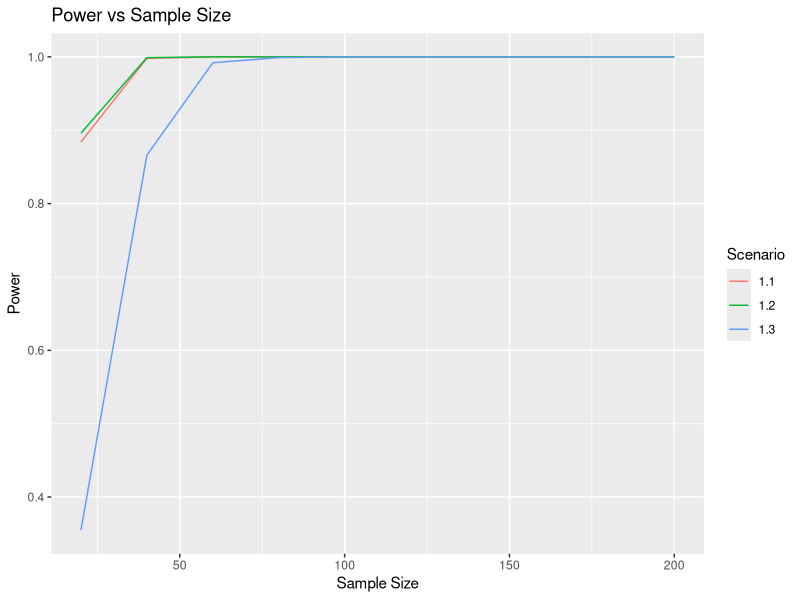

This chart was generated by the following R code:
## ---- chunk 1
knitr::opts_chunk$set(include = FALSE, message = FALSE, warning = FALSE )

knitr::knit_engines$set(problem_description = function(options) {
  code <- paste(options$code, collapse = "\n")
})

knitr::opts_chunk$set(tidy.opts = list(width.cutoff = 60), tidy = TRUE)
## ---- chunk 2
library(data.table)
library(sandwich)
library(lmtest)

library(ggplot2)
library(knitr)

library(formatR)
## ---- chunk 3

library(data.table)
library(magrittr)

d <- fread('practice_data/power_analysis_data.csv')
## ---- chunk 4
# Scenario #1.1: Different sample sizes, 50/50 split for control and treatment
size_to_sample_11 <- seq(20, 200, by = 20)

power_values_11 <- rep(NA, length(size_to_sample_11)) 

for(per in 1:length(size_to_sample_11)){
  t_test_p_values <- rep(NA, 1000) 
  for(i in 1:1000){
    d_treat = d[d$treament_control == 1]
    d_cont = d[d$treament_control == 0]
  
    d_comb = rbind(d_treat[sample(nrow(d_treat), size = size_to_sample_11[per]/2, replace = TRUE), ],
                 d_cont[sample(nrow(d_cont), size = size_to_sample_11[per]/2, replace = TRUE), ])
  
    t_test_ten_people <- d_comb[, t.test(avg_score ~ treament_control)]
    
    t_test_p_values[i] = t_test_ten_people$p.value
  }
  power_values_11[per] <- mean(t_test_p_values < 0.05)
  }

## ---- chunk 5
# Scenario #1.2: Different sample sizes, 50/50 split for control and treatment, decreased average of treatment effect 

d$avg_score_dec = d$avg_score - 0.05

size_to_sample_12 <- seq(20, 200, by = 20)

power_values_12 <- rep(NA, length(size_to_sample_12)) 

for(per in 1:length(size_to_sample_12)){
  t_test_p_values <- rep(NA, 1000) 
  for(i in 1:1000){
    d_treat = d[d$treament_control == 1]
    d_cont = d[d$treament_control == 0]
  
    d_comb = rbind(d_treat[sample(nrow(d_treat), size = size_to_sample_12[per]/2, replace = TRUE), ],
                 d_cont[sample(nrow(d_cont), size = size_to_sample_12[per]/2, replace = TRUE), ])
  
    t_test_ten_people <- d_comb[, t.test(avg_score_dec ~ treament_control)]
    
    t_test_p_values[i] = t_test_ten_people$p.value
  }
  power_values_12[per] <- mean(t_test_p_values < 0.05)
  }
## ---- chunk 6
# Scenario #1.3: Different sample sizes, 20/80 split for control and treatment
size_to_sample_13 <- seq(20, 200, by = 20)

power_values_13 <- rep(NA, length(size_to_sample_13)) 

for(per in 1:length(size_to_sample_13)){
  t_test_p_values <- rep(NA, 1000) 
  for(i in 1:1000){
    d_treat = d[d$treament_control == 1]
    d_cont = d[d$treament_control == 0]
  
    d_comb = rbind(d_treat[sample(nrow(d_treat), size = ceiling(size_to_sample_13[per]*.80), replace = TRUE), ],
                 d_cont[sample(nrow(d_cont), size = ceiling(size_to_sample_13[per]*.20), replace = TRUE), ])
  
    t_test_ten_people <- d_comb[, t.test(avg_score ~ treament_control)]
    
    t_test_p_values[i] = t_test_ten_people$p.value
  }
  power_values_13[per] <- mean(t_test_p_values < 0.05)
  }
## ---- chunk 7
# Creating data frames for each scenario for plotting purposes
df1 = data.frame(size_to_sample_11, power_values_11)
df2 = data.frame(size_to_sample_12, power_values_12) 
df3 = data.frame(size_to_sample_13, power_values_13) 
names(df1) <- c("sample_size", "power")
names(df2) <- c("sample_size", "power")
names(df3) <- c("sample_size", "power")

#Plot data 
dat <- rbind(df1,df2,df3)
dat$grp <- rep(factor(1:3),times=c(nrow(df1),nrow(df2),nrow(df3)))

ggplot(data = dat, aes(x = sample_size, y = power, colour = grp)) + 
    geom_line() +
    ggtitle("Power vs Sample Size") +
    labs(y = "Power", x = "Sample Size") +
    scale_color_discrete(name = "Scenario", labels = c(1.1, 1.2, 1.3))
